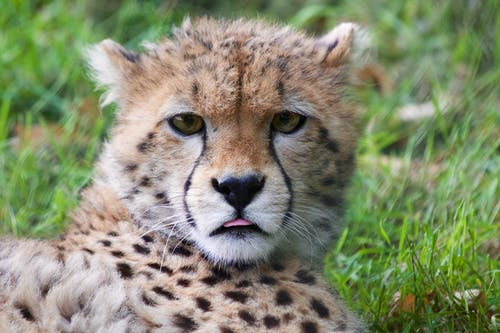
#> input picture Assignment 2/BigCats/Cheetah/animal-africa-wilderness-zoo.jpg, 500 x 333 px, found by its file name; its folder holds only this picture in this run
$ jupyter execute --allow-errors image_clustering.ipynb
#> lines starting #> are read from the running program, lines starting #| are printed output that depends on the picture
[cell 1]
import os
import cv2
import numpy as np
from sklearn.base import BaseEstimator, TransformerMixin
from sklearn.pipeline import Pipeline
from sklearn.decomposition import TruncatedSVD
from sklearn.cluster import DBSCAN
from sklearn.preprocessing import StandardScaler
from sklearn.model_selection import train_test_split, GridSearchCV, cross_val_score, cross_validate, ParameterGrid
from sklearn.metrics import accuracy_score, f1_score, confusion_matrix, silhouette_score, make_scorer, silhouette_score
import matplotlib.pyplot as plt
from sklearn.decomposition import PCA
from mpl_toolkits.mplot3d import Axes3D
import pandas as pd
import seaborn as sns

In this notebook, the clustering task is investigated.
Grid search, and performance evaluation.
All figures generated saved in directory figure/.

[cell 2]
class ImageLoader(BaseEstimator, TransformerMixin):
    def __init__(self, data_directory, image_size=(256, 256)):
        self.data_directory = data_directory
        self.image_size = image_size

    def fit(self, X=None, y=None):
        return self

    def transform(self, X=None, y=None):
        images = []
        labels = []
        # get image labels from the folder names
        class_labels = os.listdir(self.data_directory)
        class_labels.sort()
        # loop through the directory
        for label_idx, class_name in enumerate(class_labels):
            class_dir = os.path.join(self.data_directory, class_name)
            # wrong directory
            if not os.path.isdir(class_dir):
                continue
            # loop through image files
            for file_name in os.listdir(class_dir):
                file_path = os.path.join(class_dir, file_name)
                # check for valid image to load
                if file_name.endswith(('.jpg', '.jpeg', '.png')):
                    img = cv2.imread(file_path)
                    img_resized = cv2.resize(img, self.image_size)
                    if img is not None:
                        images.append(img_resized)  # Store the raw image
                        labels.append(label_idx)  # Store the label as index

        images = np.array(images)
        labels = np.array(labels)
        return images, labels

[cell 3]
class ImageTransform(BaseEstimator, TransformerMixin):
    def __init__(self, image_size=(128, 128), to_gray=True, normalize=True):
        self.image_size = image_size
        self.to_gray = to_gray
        self.normalize = normalize

    def set_params(self, **params):
        if 'image_size' in params:
            self.image_size = params['image_size']
        if 'to_gray' in params:
            self.to_gray = params['to_gray']
        if 'normalize' in params:
            self.normalize = params['normalize']
        return self

    def fit(self, X=None, y=None):
        return self

    def transform(self, X):
        transformed_images = []
        # preprocess
        for img in X:
            # resize
            if self.image_size:
                img = cv2.resize(img, self.image_size)
            # grayscale
            if self.to_gray:
                img = cv2.cvtColor(img, cv2.COLOR_BGR2GRAY)
            # normalize
            if self.normalize:
                img = img / 255.0  # Normalize to [0,1]
            transformed_images.append(img)

        return np.array(transformed_images)

[cell 4]
class SIFTFeatureExtractor(BaseEstimator, TransformerMixin):
    def __init__(self, max_features=500):
        # use opencv SIFT
        self.sift = cv2.SIFT_create()
        self.max_features = max_features

    def fit(self, X, y=None):
        return self

    def transform(self, X):
        sift_features = []
        for img in X:
            # SIFT takes in uint8 format images
            img_uint8 = (img * 255).astype(np.uint8)
            kp, des = self.sift.detectAndCompute(img_uint8, None)
            # features found
            if des is not None:
                des_flattened = des.flatten()
                # descriptors exceed max features truncate
                if len(des_flattened) > self.max_features:
                    des_flattened = des_flattened[:self.max_features]
                # descriptors shorter pad to max features
                else:
                    des_flattened = np.pad(des_flattened, (0, self.max_features - len(des_flattened)), 'constant')
            # no features found
            else:
                des_flattened = np.zeros(self.max_features)
            sift_features.append(des_flattened)
        return np.array(sift_features)

[cell 5]
class FourierFeatureExtractor(BaseEstimator, TransformerMixin):
    def fit(self, X, y=None):
        return self

    def transform(self, X):
        fft_features = []
        for img in X:
            # fft
            f_transform = np.fft.fft2(img)
            # shift zero frequency to center
            f_shift = np.fft.fftshift(f_transform)
            magnitude_spectrum = 20 * np.log(np.abs(f_shift))
            fft_features.append(magnitude_spectrum.flatten())
        return np.array(fft_features)

[cell 6]
class SVDReducer(BaseEstimator, TransformerMixin):
    def __init__(self, n_components=200):
        self.n_components = n_components
        self.svd = None

    def fit(self, X, y=None):
        n_components = min(self.n_components, X.shape[1]) # debug for actual reduction
        self.svd = TruncatedSVD(n_components=n_components)
        self.svd.fit(X)
        return self

    def transform(self, X):
        return self.svd.transform(X)

[cell 7]
class ClusterEvaluator(BaseEstimator):
    def __init__(self, metric='euclidean'):
        self.metric = metric
        self.silhouette_avg = None

    def fit(self, X, y=None):
        return self

    def evaluate(self, X, labels):
        # excluding cases with only noise
        if len(set(labels)) > 1 and len(set(labels)) < len(X):
            self.silhouette_avg = silhouette_score(X, labels, metric=self.metric)
        else:
            self.silhouette_avg = -1  # Invalid or trivial clustering

        return self.silhouette_avg

    def get_silhouette_score(self):
        return self.silhouette_avg

    def set_params(self, **params):
        if 'metric' in params:
            self.metric = params['metric']
        return self

    def get_params(self, deep=True):
        return {'metric': self.metric}

[cell 8]
# set variable
data_directory = 'data/BigCats'
RANDOM_SEED = 192
# kNN neighbors
number_neighbor = 5
# SVD components
n_components = 200

[cell 9]
# data load and split
image_loader = ImageLoader(data_directory=data_directory)
images, labels = image_loader.fit_transform(None)
#> in transform, img is the input picture: shape (333, 500, 3); mean B, G, R 109.6, 139.3, 132.2
#> in transform, `img_resized = cv2.resize(img, self.image_size)`:
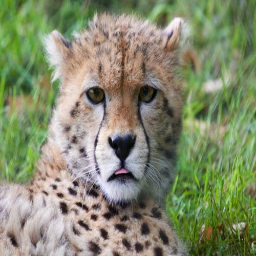
#> img_resized: shape (256, 256, 3); mean B, G, R 109.5, 139.1, 132.1
#> pass 2 of the loop in transform, `for label_idx, class_name in enumerate(class_labels):`:
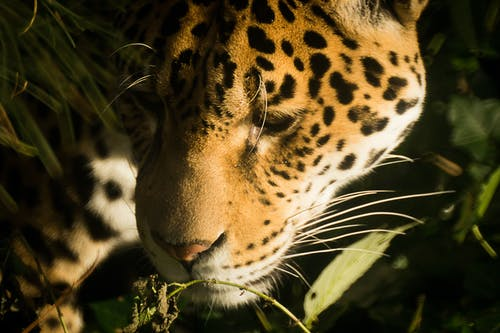
#> input picture Assignment 2/BigCats/Jaguar/africa-animals-zoo-tiger.jpg, 500 x 333 px, found by its file name
#> in transform, img is the input picture: shape (333, 500, 3); mean B, G, R 34.5, 66.5, 79.5
#> in transform, `img_resized = cv2.resize(img, self.image_size)`:
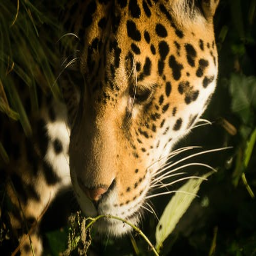
#> img_resized: shape (256, 256, 3); mean B, G, R 34.4, 66.3, 79.4
#> labels = [0, 1]
evaluator = ClusterEvaluator(metric='euclidean')

[cell 10]
sift_cluster_pipeline = Pipeline([
    ('transform', ImageTransform()),
    ('sift', SIFTFeatureExtractor()),
    ('svd', SVDReducer(n_components=5)),
    ('scaler', StandardScaler()),
    ('cluster', DBSCAN(eps=1.7, min_samples=5))
])
fourier_cluster_pipeline = Pipeline([
    ('transform', ImageTransform()),
    ('fourier', FourierFeatureExtractor()),
    ('svd', SVDReducer(n_components=5)),
    ('scaler', StandardScaler()),
    ('cluster', DBSCAN(eps=1.7, min_samples=5))
])

[cell 11]
param_grid_sift_cluster = {
    'transform__image_size': [(64, 64), (68, 68)],
    'sift__max_features': [100, 120, 130],
    'svd__n_components': [7, 10, 12],
    'cluster__eps': [1.7, 1.8, 1.9],
    'cluster__min_samples': [3, 5, 6]
}

param_grid_fourier_cluster = {
    'transform__image_size': [(64, 64), (128, 128)],
    'svd__n_components': [5, 7, 10, 12],
    'cluster__eps': [1.7, 1.8, 1.9],
    'cluster__min_samples': [3, 5, 6]
}

[cell 12]
def silhouette_scorer(estimator, X):
    dbscan_step = sift_cluster_pipeline.named_steps['cluster']
    cluster_labels = dbscan_step.labels_

    if 'sift' in estimator.named_steps:
        # SIFT-based pipeline transformations
        X_transformed = estimator.named_steps['transform'].transform(X)
        X_sift = estimator.named_steps['sift'].transform(X_transformed)
        X_svd = estimator.named_steps['svd'].transform(X_sift)
        X_scaled = estimator.named_steps['scaler'].transform(X_svd)

    elif 'fourier' in estimator.named_steps:
        # Fourier-based pipeline transformations
        X_transformed = estimator.named_steps['transform'].transform(X)
        X_fourier = estimator.named_steps['fourier'].transform(X_transformed)
        X_svd = estimator.named_steps['svd'].transform(X_fourier)
        X_scaled = estimator.named_steps['scaler'].transform(X_svd)

    else:
        raise ValueError("Pipeline must contain either 'sift' or 'fourier' step.")


    # Check if lengths match
    if len(cluster_labels) != len(X_scaled):
        return np.nan

    # Calculate silhouette score
    score = evaluator.evaluate(X_scaled, cluster_labels)
    return score

[cell 13]
def fit_with_grid(pipeline, param_grid, images):
    best = {}
    best_score = -np.inf  # Initialize best score

    print(f"\nRunning Grid Search:")

    for params in ParameterGrid(param_grid):
        # Set parameters for the pipeline
        pipeline.set_params(**params)

        # Fit the pipeline to the full dataset (no cross-validation)
        pipeline.fit(images)

        # Get the silhouette score
        score = silhouette_scorer(pipeline, images)
#> in silhouette_scorer, `X_svd = estimator.named_steps['svd'].transform(X_sift)`: X_svd = [[469.9, -199.2], [348.7, 268.4]]
#> in silhouette_scorer, `X_scaled = estimator.named_steps['scaler'].transform(X_svd)`: X_scaled = [[1, -1], [-1, 1]]
#> in silhouette_scorer, `score = evaluator.evaluate(X_scaled, cluster_labels)`: score = -1

        # Update best model if current score is better
        if score > best_score:
            best_score = score
            best_model = pipeline
            best_image_size = pipeline.named_steps['transform'].image_size
            best_params = params
            best_labels = labels

    # Print best model details
    print(f"Best Model: {best_model}")
    print(f"Best silhouette score: {best_score}")
    print(f"Best image size: {best_image_size}")

    # Store and return the best results
    best = {
        'best_image_size': best_image_size,
        'best_model': best_model,
        'best_silhouette': best_score,
        'best_params': best_params,
        'predicted_labels': best_labels
    }
    return best

[cell 14]
print("\nFitting SIFT + DBSCAN: ")
best_sift_dbscan = fit_with_grid(sift_cluster_pipeline, param_grid_sift_cluster, images)
#> in fit_with_grid, `best_labels = labels`: best_labels = [0, 1]
#> pass 2 of the loop in fit_with_grid, `for params in ParameterGrid(param_grid):`:
#| Best silhouette score: -1
#> best_sift_dbscan = 5 items

print("\nFitting Fourier + DBSCAN")
best_fourier_dbscan = fit_with_grid(fourier_cluster_pipeline, param_grid_fourier_cluster, images)
#> pass 2 of the loop in fit_with_grid, `for params in ParameterGrid(param_grid):`:
#| Best silhouette score: -1
#> best_fourier_dbscan = 5 items

[cell 15]
pca = PCA(n_components=3)
best_params = best_sift_dbscan['best_params']
#> best_params = {'cluster__eps': 1.7, 'cluster__min_samples': 3, 'sift__max_features': 100, 'svd__n_components': 7, 'transform__image_size': (64, 64)}
sift_cluster_pipeline.set_params(**best_params)
#> (the rest of this cell did not finish here and is left out)

[cell 16]
class_names = {0: 'Cheetah', 1: 'Jaguar', 2: 'Leopard', 3: 'Lion', 4: 'Tiger'}
true_labels = labels
#> true_labels = [0, 1]
predicted_labels = best_sift_dbscan['predicted_labels']
#> predicted_labels = [0, 1]

# contingency table
contingency_table = pd.crosstab(pd.Series(true_labels, name='True Label'),
                                pd.Series(predicted_labels, name='Predicted Label'))
#> contingency_table = table of 2 rows and 2 columns
plt.figure(figsize=(6, 6))
sns.heatmap(contingency_table, annot=True, fmt="d", cmap="YlOrRd", cbar=False, xticklabels=[class_names[i] for i in range(len(class_names))],
            yticklabels=[class_names[i] for i in range(len(class_names))])
plt.title("Contingency Table Heatmap")
plt.xlabel("Predicted Label")
plt.ylabel("True Label")
plt.savefig("figures/cluster_contingency_map.pdf", format="pdf", bbox_inches='tight', pad_inches=0)
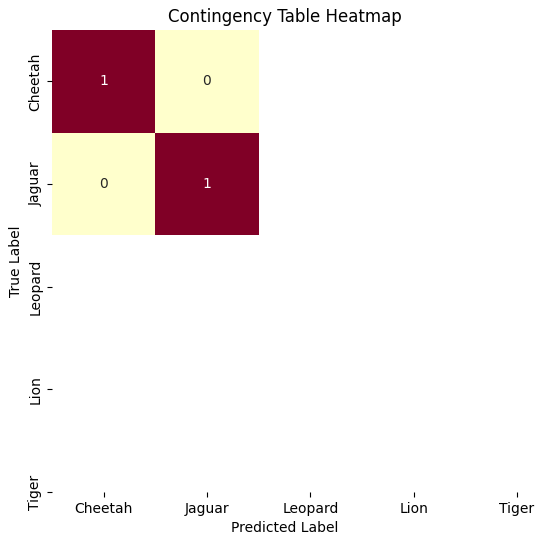
#> figure drawn by matplotlib, 1 panel
plt.show()

[cell 17]
# to deal with flatten requirement for row data
class FlattenImages:
    def fit(self, X, y=None):
        return self

    def transform(self, X):
        # Flatten each image into a single row
        return X.reshape(X.shape[0], -1)  # Shape becomes (n_samples, height * width * channels)

[cell 18]
raw_pipeline = Pipeline([
    ('transform', ImageTransform(image_size=(68, 68))), # the parameters found in the grid search below
    ('flatten', FlattenImages()),
    ('scaler', StandardScaler()),
    ('cluster', DBSCAN(eps=1.9, min_samples=6))
])
